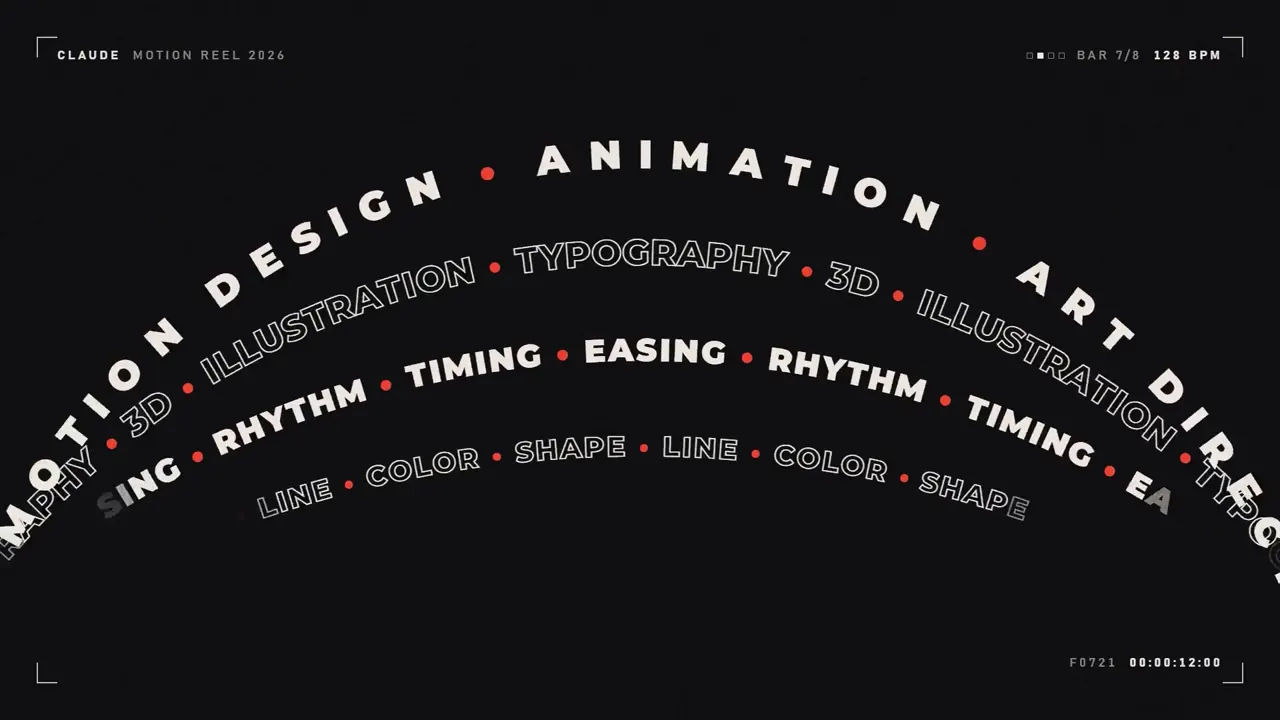
#> input picture src/novelvideo/freezone/motion_posters/M07/poster.webp, 1280 x 720 px
$ python -i build_motion_pack.py   (imports and definitions only)
#> lines starting #> are read from the running program, lines starting #| are printed output that depends on the picture
# SPDX-License-Identifier: Elastic-2.0
# Copyright (c) 2026 ClaymoreLab
"""从飞书文档素材生成动效大片图册的海报、原片素材包，并把 sha256 写回清单。

图册的设计是「海报随包、原片按需」（见 `novelvideo/freezone/motion_media.py`）：
安装包只带 37 张静帧海报（几 MB），原片合计约 0.72 GB 由运维传到 OSS/CDN 或镜像
目录，用户点「播放原片」时才落到本机状态卷。这个脚本产出这三样东西：

1. 随包海报：`src/novelvideo/freezone/motion_posters/<case_id>/poster.webp`
   —— 用 ffmpeg 在开头一处抽帧，缩到长边 1280。
2. 可上传的原片包：`<pack-out>/<case_id>/<原文件名>` —— 上层目录名就是清单里的
   case_id，与 `MOTION_GALLERY_MIRROR` 的 `<mirror>/<case_id>/<file>` 取法对齐，
   整个目录拖上对象存储即可，不用改文件名。
3. 清单回填：每条案例的 `media.sha256` 按真实字节算好写回 `motion_templates.json`，
   运行时下载才有得校验 —— 镜像给错文件不会静默播成别人的片子。

原片来自飞书文档表格里的素材块。`--download` 会调 `lark-cli docs +media-download`
按 token 逐个拉（需要已登录的 lark-cli）；不想重复拉就把已下载的目录用 `--videos-dir`
传进来，脚本按 `<videos-dir>/<case_id>/<file>` 与 `<videos-dir>/<file>` 两种摆法找。

用法:

    .venv/Scripts/python.exe scripts/build_motion_pack.py --download
    .venv/Scripts/python.exe scripts/build_motion_pack.py \\
        --videos-dir ~/Downloads/motion --pack-out dist/motion_pack --ids N09,M43
"""

from __future__ import annotations

import argparse
import hashlib
import json
import os
import shutil
import subprocess
import sys
from pathlib import Path

from PIL import Image

REPO_ROOT = Path(__file__).resolve().parents[1]
sys.path.insert(0, str(REPO_ROOT / "src"))
# 随包 ffmpeg 是 LGPL 构建，不含 libx264：编码器必须走仓库统一的那条探测阶梯，
# 不能在这里写死 -c:v libx264。
from novelvideo.video_encoder import NoH264Encoder, pick_h264_encoder  # noqa: E402
DEFAULT_MANIFEST = REPO_ROOT / "src" / "novelvideo" / "freezone" / "motion_templates.json"
DEFAULT_POSTERS = REPO_ROOT / "src" / "novelvideo" / "freezone" / "motion_posters"
DEFAULT_PREVIEWS = REPO_ROOT / "src" / "novelvideo" / "freezone" / "motion_previews"
# 本机没装 ffmpeg 时用随包的桌面包二进制。
BUNDLED_FFMPEG = REPO_ROOT / "desktop" / "src-tauri" / "resources" / "bin" / "ffmpeg.exe"

POSTER_MAX_EDGE = 1280
POSTER_QUALITY = 78
POSTER_SAMPLE_SECONDS = 1.0
# 图册卡片悬停、详情首屏和工具面板都先放这段小样片：6 秒、480p、无声，37 条合计
# 十兆上下。原片仍然按需取，样片只回答「这片子动起来是什么样」。
PREVIEW_BASENAME = "preview.mp4"
PREVIEW_SECONDS = 6.0
PREVIEW_MAX_EDGE = 480
PREVIEW_CRF = 31
# 非 x264 编码器（h264_mf / libopenh264）不认 -crf，只能按码率。
PREVIEW_BITRATE = "600k"
PREVIEW_FPS = 24
# 开头一秒钟常常是片头淡入、纯黑或只有一颗点的空白构图（M08、M43 都是），拿它当
# 海报在图墙里看着像坏图。所以按片长取几个候选点，抽完比一下画面明暗离散度，
# 取最有内容的那一帧。
POSTER_CANDIDATE_FRACTIONS = (0.08, 0.25, 0.5, 0.8)


# [12 lines left out: function _grab_frame, not called in this run]


def _luma_spread(path: Path) -> float:
    """帧的明暗离散度（灰度标准差）。黑场和一片空白的构图都接近 0，有内容的画面高。"""
    with Image.open(path) as image:
#> image is the input picture: PIL image 1280x720 RGB; mean R, G, B 25.8, 25.2, 26.9
        gray = image.convert("L").resize((64, 36))
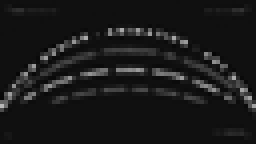
#> gray: PIL image 64x36 L (shown 4 times larger); min 5, max 185, mean 25.4
        hist = gray.histogram()
#> hist = 256 values, max 1262 at index 16, min 0 at index 0, mean 9
        total = sum(hist) or 1
#> total = 2304
        mean = sum(index * count for index, count in enumerate(hist)) / total
#> mean = 25.4
        variance = sum(count * (index - mean) ** 2 for index, count in enumerate(hist)) / total
#> variance = 614.9
        return variance ** 0.5


# [315 lines left out: functions poster_candidates, extract_poster, preview_start, extract_preview, sha256_file, resolve_ffmpeg and 5 more, not called in this run]


# [2 lines not run here, left out]

>>> result = _luma_spread('../src/novelvideo/freezone/motion_posters/M07/poster.webp')
#> result = 24.8
